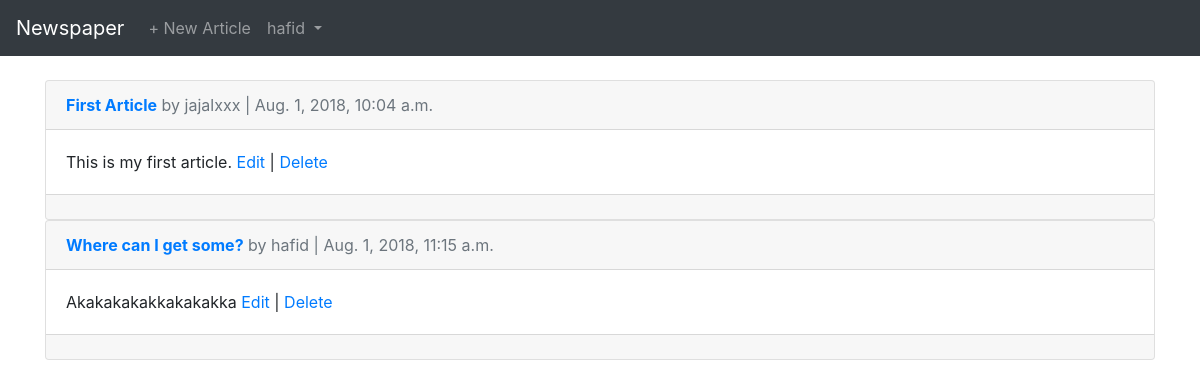
/articles/ (signed in), run on an earlier commit of the app's database.
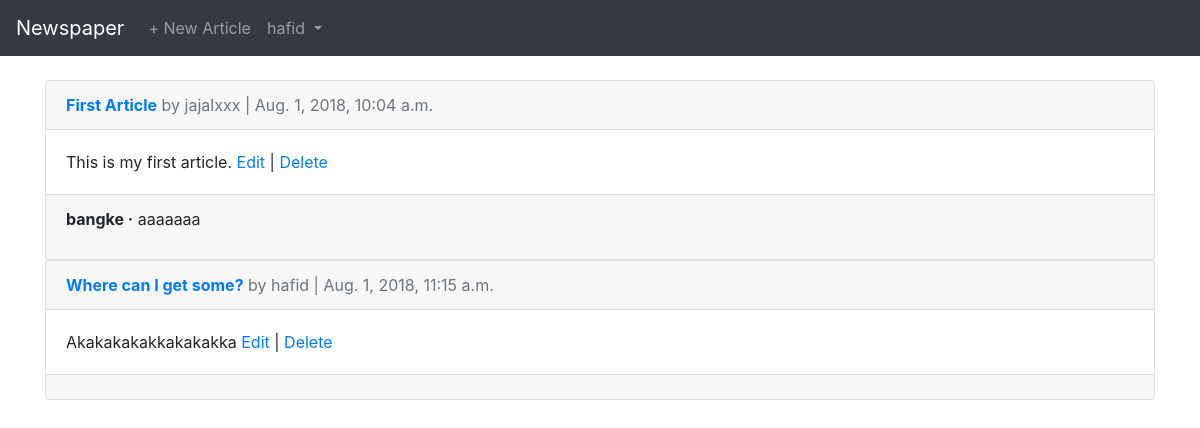
And on a later commit of the database.
### articles/models.py (models this page shows, shortened)
class Article(models.Model):
    title = models.CharField(max_length=255)
    body = models.TextField()
    date = models.DateTimeField(auto_now_add=True)
    author = models.ForeignKey(
        settings.AUTH_USER_MODEL,
        on_delete=models.CASCADE,
    )

class Comment(models.Model):
    article = models.ForeignKey(
        Article,
        on_delete=models.CASCADE,
        related_name='comments'
    )
    comment = models.CharField(max_length=140)
    author = models.ForeignKey(
        settings.AUTH_USER_MODEL,
        on_delete=models.CASCADE,
    )
    def __str__(self):
        return self.comment

### users/models.py (models this page shows)
class CustomUser(AbstractUser):
	age = models.PositiveIntegerField(default=0)

### articles/views.py (the view)
# urls.py: path('', views.ArticleListView.as_view(), name='article_list'),
class ArticleListView(LoginRequiredMixin, ListView):
    model = models.Article
    template_name = 'article_list.html'
    login_url = 'login'

### articles/templates/article_list.html (shortened to what this page needs)
{% extends 'base.html' %}
{% block content %}
    {% for article in object_list %}
    <div class="card">
        <div class="card-header">
            <span class="font-weight-bold"><a href="{% url 'article_detail' article.pk %}">{{ article.title }}</a></span>
            <span class="text-muted">by {{ article.author}} | {{ article.date }}</span>
        </div>
        <div class="card-body">
            {{ article.body }}
            <a href="{% url 'article_edit' article.pk %}">Edit</a> | <a href="{% url 'article_delete' article.pk %}">Delete</a>
        </div>
        <div class="card-footer">
            {% for comment in article.comments.all %}
            <p>
                <span class="font-weight-bold">{{ comment.author }} &middot;</span>
                {{ comment }}
            </p>
            {% endfor %}
        </div>
    </div>
    {% endfor %}
{% endblock %}

What changed in the data, as far as the page shows it:
added Comment: author "bangke", comment "aaaaaaa", shown under Article "First Article"
